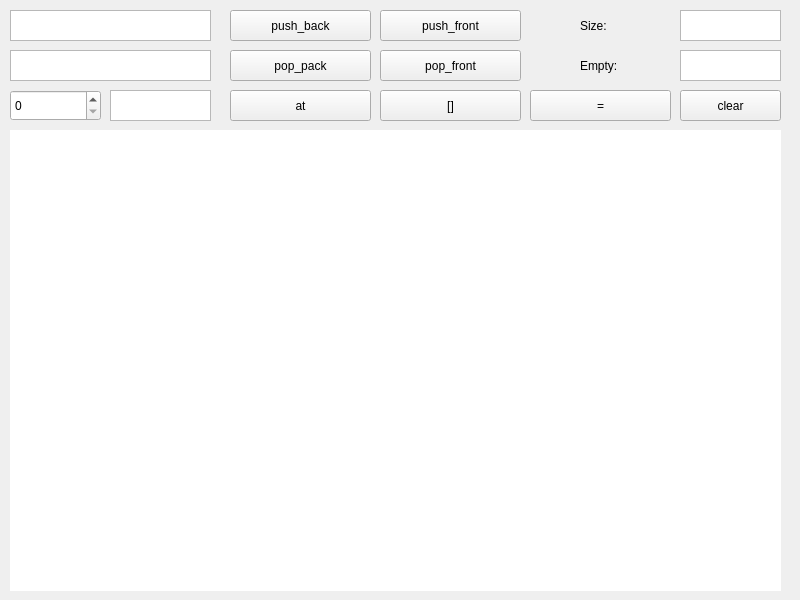
<?xml version="1.0" encoding="UTF-8"?>
<ui version="4.0">
 <class>mainwindow</class>
 <widget class="QWidget" name="mainwindow">
  <property name="geometry">
   <rect>
    <x>0</x>
    <y>0</y>
    <width>800</width>
    <height>600</height>
   </rect>
  </property>
  <property name="minimumSize">
   <size>
    <width>800</width>
    <height>600</height>
   </size>
  </property>
  <property name="maximumSize">
   <size>
    <width>800</width>
    <height>600</height>
   </size>
  </property>
  <property name="windowTitle">
   <string>mainwindow</string>
  </property>
  <widget class="QPlainTextEdit" name="plainTextEdit">
   <property name="geometry">
    <rect>
     <x>10</x>
     <y>10</y>
     <width>201</width>
     <height>31</height>
    </rect>
   </property>
  </widget>
  <widget class="QPushButton" name="pushButton">
   <property name="geometry">
    <rect>
     <x>230</x>
     <y>10</y>
     <width>141</width>
     <height>31</height>
    </rect>
   </property>
   <property name="text">
    <string>push_back</string>
   </property>
  </widget>
  <widget class="QPushButton" name="pushButton_2">
   <property name="geometry">
    <rect>
     <x>380</x>
     <y>10</y>
     <width>141</width>
     <height>31</height>
    </rect>
   </property>
   <property name="text">
    <string>push_front</string>
   </property>
  </widget>
  <widget class="QPushButton" name="pushButton_3">
   <property name="geometry">
    <rect>
     <x>230</x>
     <y>50</y>
     <width>141</width>
     <height>31</height>
    </rect>
   </property>
   <property name="text">
    <string>pop_pack</string>
   </property>
  </widget>
  <widget class="QPushButton" name="pushButton_4">
   <property name="geometry">
    <rect>
     <x>380</x>
     <y>50</y>
     <width>141</width>
     <height>31</height>
    </rect>
   </property>
   <property name="text">
    <string>pop_front</string>
   </property>
  </widget>
  <widget class="QPlainTextEdit" name="plainTextEdit_2">
   <property name="geometry">
    <rect>
     <x>10</x>
     <y>50</y>
     <width>201</width>
     <height>31</height>
    </rect>
   </property>
   <property name="textInteractionFlags">
    <set>Qt::TextSelectableByKeyboard|Qt::TextSelectableByMouse</set>
   </property>
  </widget>
  <widget class="QSpinBox" name="spinBox">
   <property name="geometry">
    <rect>
     <x>10</x>
     <y>90</y>
     <width>91</width>
     <height>31</height>
    </rect>
   </property>
  </widget>
  <widget class="QPlainTextEdit" name="plainTextEdit_3">
   <property name="geometry">
    <rect>
     <x>110</x>
     <y>90</y>
     <width>101</width>
     <height>31</height>
    </rect>
   </property>
  </widget>
  <widget class="QPushButton" name="pushButton_5">
   <property name="geometry">
    <rect>
     <x>230</x>
     <y>90</y>
     <width>141</width>
     <height>31</height>
    </rect>
   </property>
   <property name="text">
    <string>at</string>
   </property>
  </widget>
  <widget class="QPushButton" name="pushButton_6">
   <property name="geometry">
    <rect>
     <x>380</x>
     <y>90</y>
     <width>141</width>
     <height>31</height>
    </rect>
   </property>
   <property name="text">
    <string>[]</string>
   </property>
  </widget>
  <widget class="QPlainTextEdit" name="plainTextEdit_4">
   <property name="geometry">
    <rect>
     <x>680</x>
     <y>10</y>
     <width>101</width>
     <height>31</height>
    </rect>
   </property>
   <property name="textInteractionFlags">
    <set>Qt::TextSelectableByKeyboard|Qt::TextSelectableByMouse</set>
   </property>
  </widget>
  <widget class="QLabel" name="label">
   <property name="geometry">
    <rect>
     <x>580</x>
     <y>10</y>
     <width>91</width>
     <height>31</height>
    </rect>
   </property>
   <property name="text">
    <string>Size:</string>
   </property>
  </widget>
  <widget class="QLabel" name="label_2">
   <property name="geometry">
    <rect>
     <x>580</x>
     <y>50</y>
     <width>91</width>
     <height>31</height>
    </rect>
   </property>
   <property name="text">
    <string>Empty:</string>
   </property>
  </widget>
  <widget class="QPlainTextEdit" name="plainTextEdit_5">
   <property name="geometry">
    <rect>
     <x>680</x>
     <y>50</y>
     <width>101</width>
     <height>31</height>
    </rect>
   </property>
   <property name="textInteractionFlags">
    <set>Qt::TextSelectableByKeyboard|Qt::TextSelectableByMouse</set>
   </property>
  </widget>
  <widget class="QPushButton" name="pushButton_7">
   <property name="geometry">
    <rect>
     <x>530</x>
     <y>90</y>
     <width>141</width>
     <height>31</height>
    </rect>
   </property>
   <property name="text">
    <string>=</string>
   </property>
  </widget>
  <widget class="QLabel" name="label_3">
   <property name="geometry">
    <rect>
     <x>10</x>
     <y>130</y>
     <width>771</width>
     <height>461</height>
    </rect>
   </property>
   <property name="palette">
    <palette>
     <active>
      <colorrole role="Base">
       <brush brushstyle="SolidPattern">
        <color alpha="255">
         <red>255</red>
         <green>255</green>
         <blue>255</blue>
        </color>
       </brush>
      </colorrole>
      <colorrole role="Window">
       <brush brushstyle="SolidPattern">
        <color alpha="255">
         <red>255</red>
         <green>255</green>
         <blue>255</blue>
        </color>
       </brush>
      </colorrole>
     </active>
     <inactive>
      <colorrole role="Base">
       <brush brushstyle="SolidPattern">
        <color alpha="255">
         <red>255</red>
         <green>255</green>
         <blue>255</blue>
        </color>
       </brush>
      </colorrole>
      <colorrole role="Window">
       <brush brushstyle="SolidPattern">
        <color alpha="255">
         <red>255</red>
         <green>255</green>
         <blue>255</blue>
        </color>
       </brush>
      </colorrole>
     </inactive>
     <disabled>
      <colorrole role="Base">
       <brush brushstyle="SolidPattern">
        <color alpha="255">
         <red>255</red>
         <green>255</green>
         <blue>255</blue>
        </color>
       </brush>
      </colorrole>
      <colorrole role="Window">
       <brush brushstyle="SolidPattern">
        <color alpha="255">
         <red>255</red>
         <green>255</green>
         <blue>255</blue>
        </color>
       </brush>
      </colorrole>
     </disabled>
    </palette>
   </property>
   <property name="autoFillBackground">
    <bool>true</bool>
   </property>
   <property name="text">
    <string/>
   </property>
   <property name="alignment">
    <set>Qt::AlignLeading|Qt::AlignLeft|Qt::AlignTop</set>
   </property>
   <property name="wordWrap">
    <bool>true</bool>
   </property>
  </widget>
  <widget class="QPushButton" name="pushButton_8">
   <property name="geometry">
    <rect>
     <x>680</x>
     <y>90</y>
     <width>101</width>
     <height>31</height>
    </rect>
   </property>
   <property name="text">
    <string>clear</string>
   </property>
  </widget>
 </widget>
 <resources/>
 <connections/>
</ui>
